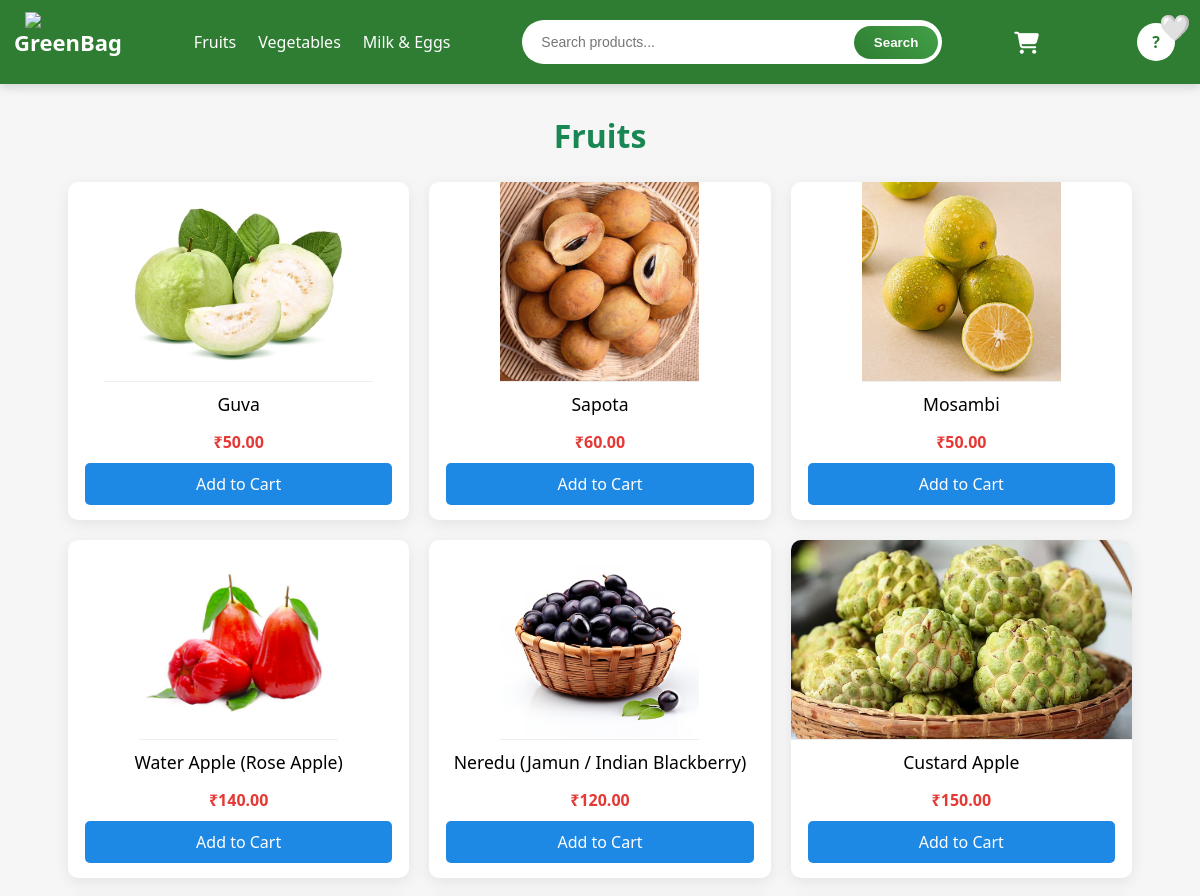
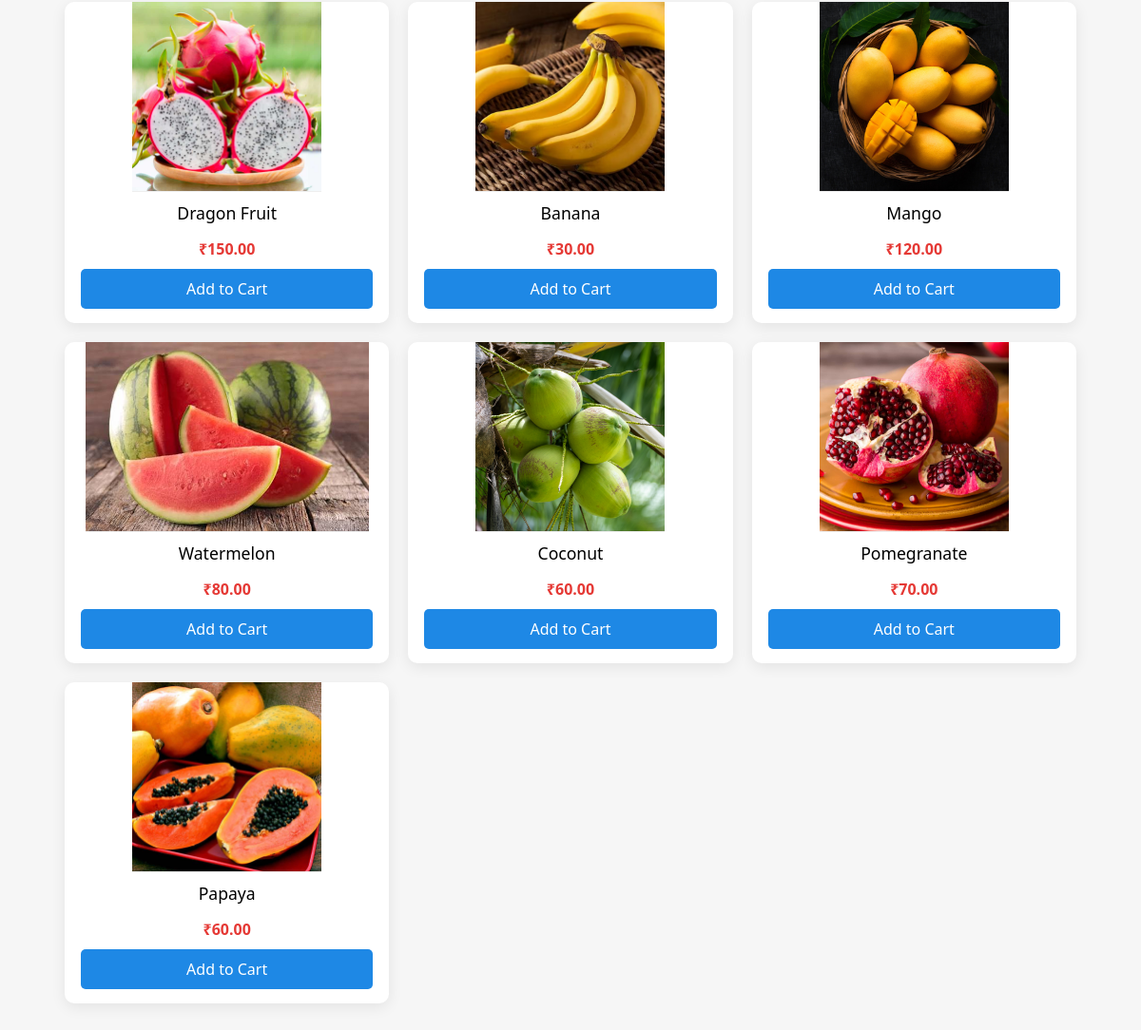
/fruits/, run on the app's committed database (2 pictures, top to bottom).
### bag/models.py (models this page shows, shortened)
class Category(models.Model):
    name = models.CharField(max_length=100, unique=True)

class Product(models.Model):
    category = models.ForeignKey(Category, on_delete=models.CASCADE, related_name='products')
    name = models.CharField(max_length=200)
    description = models.TextField(blank=True)
    price = models.DecimalField(max_digits=8, decimal_places=2)
    stock = models.IntegerField()
    image = models.ImageField(upload_to='products/')

### bag/views.py (the view)
# urls.py: path('fruits/', fruits_page, name='fruits'),
def fruits_page(request):
    category = get_object_or_404(Category, name__iexact="Fruits")
    products = Product.objects.filter(category=category)
    return render(request, 'bag/category.html', {
        'category': 'Fruits',
        'products': products,
        'favorite_ids': get_favorite_ids(request)
    })

### bag/context_processors.py (called while the page is built)
def cart_count(request):
    cart = request.session.get('cart', {})
    return {
        'cart_count': sum(cart.values())
    }

### bag/views.py (called while the page is built)
def get_favorite_ids(request):
    if request.user.is_authenticated:
        return Favorite.objects.filter(
            user=request.user
        ).values_list('product_id', flat=True)
    return []

### bag/templates/bag/category.html (shortened to what this page needs)
{% extends 'bag/base.html' %}
{% load static %}
{% block extra_css %}
<link rel="stylesheet" href="{% static 'bag/css/category.css' %}">
{% endblock %}
{% block content %}
<h2 class="page-title">{{ category }}</h2>
<div class="product-grid">
    {% for product in products %}
    <div class="product-card">
        <div class="favorite" data-product-id="{{ product.id }}">
            {% if user.is_authenticated and product in user.favorites.all %}
                ❤️
            {% else %}
                🤍
            {% endif %}
        </div>
        <a href="{% url 'product_detail' product.id %}">
            <img src="{{ product.image.url }}" class="main-img" alt="{{ product.name }}">
        </a>
        <h3 class="product-name">{{ product.name }}</h3>
        <p class="price">₹{{ product.price }}</p>
        <a href="{% url 'add_to_cart' product.id %}" class="btn add-cart">
            Add to Cart
        </a>
    </div>
    {% endfor %}
</div>
{% endblock %}

### bag/static/bag/css/base_navbar.css (style rules this page uses)
* { margin:0; padding:0; box-sizing:border-box; }
body { font-family: 'Segoe UI', Arial, sans-serif; background:#f6f6f6; }
.page-title { text-align:center; margin:25px 0; font-size:32px; color:#198754; font-weight:700; }

### bag/static/bag/css/category.css (style rules this page uses)
.product-grid { display: grid; grid-template-columns: repeat(4, 1fr); gap: 20px; padding: 0 20px 40px; }
.product-card { background: #fff; border-radius: 10px; overflow: hidden; box-shadow: 0 4px 15px rgba(0,0,0,0.08); display: flex; flex-direction: column; align-items: center; transition: transform 0.3s; }
.product-card img.main-img { width: 100%; height: 200px; object-fit: cover; display: block; border-bottom: 1px solid #eee; }
.product-name { font-size: 1.1rem; font-weight: 500; margin: 10px 5px; text-align: center; }
.price { font-size: 1rem; color: #e53935; font-weight: 600; margin: 5px 0 10px; text-align: center; }
.btn.add-cart { width: 90%; padding: 10px 0; margin-bottom: 15px; text-align: center; background: #1e88e5; color: #fff; border-radius: 5px; text-decoration: none; }
.favorite { position: absolute; top: 10px; right: 10px; font-size: 1.5rem; cursor: pointer; }
@media (max-width: 1200px) { .product-grid { grid-template-columns: repeat(3, 1fr); } }

### data on the page
Category: name "Fruits"
Product: image (picture), name "Guva", price "50.00"
Product: image (picture), name "Sapota", price "60.00"
Product: image (picture), name "Mosambi", price "50.00"
Product: image (picture), name "Water Apple (Rose Apple)", price "140.00"
Product: image (picture), name "Neredu (Jamun / Indian Blackberry)", price "120.00"
Product: image (picture), name "Custard Apple", price "150.00"
Product: image (picture), name "Dragon Fruit", price "150.00"
Product: image (picture), name "Banana", price "30.00"
Product: image (picture), name "Mango", price "120.00"
Product: image (picture), name "Watermelon", price "80.00"
Product: image (picture), name "Coconut", price "60.00"
Product: image (picture), name "Pomegranate", price "70.00"
Product: image (picture), name "Papaya", price "60.00"
